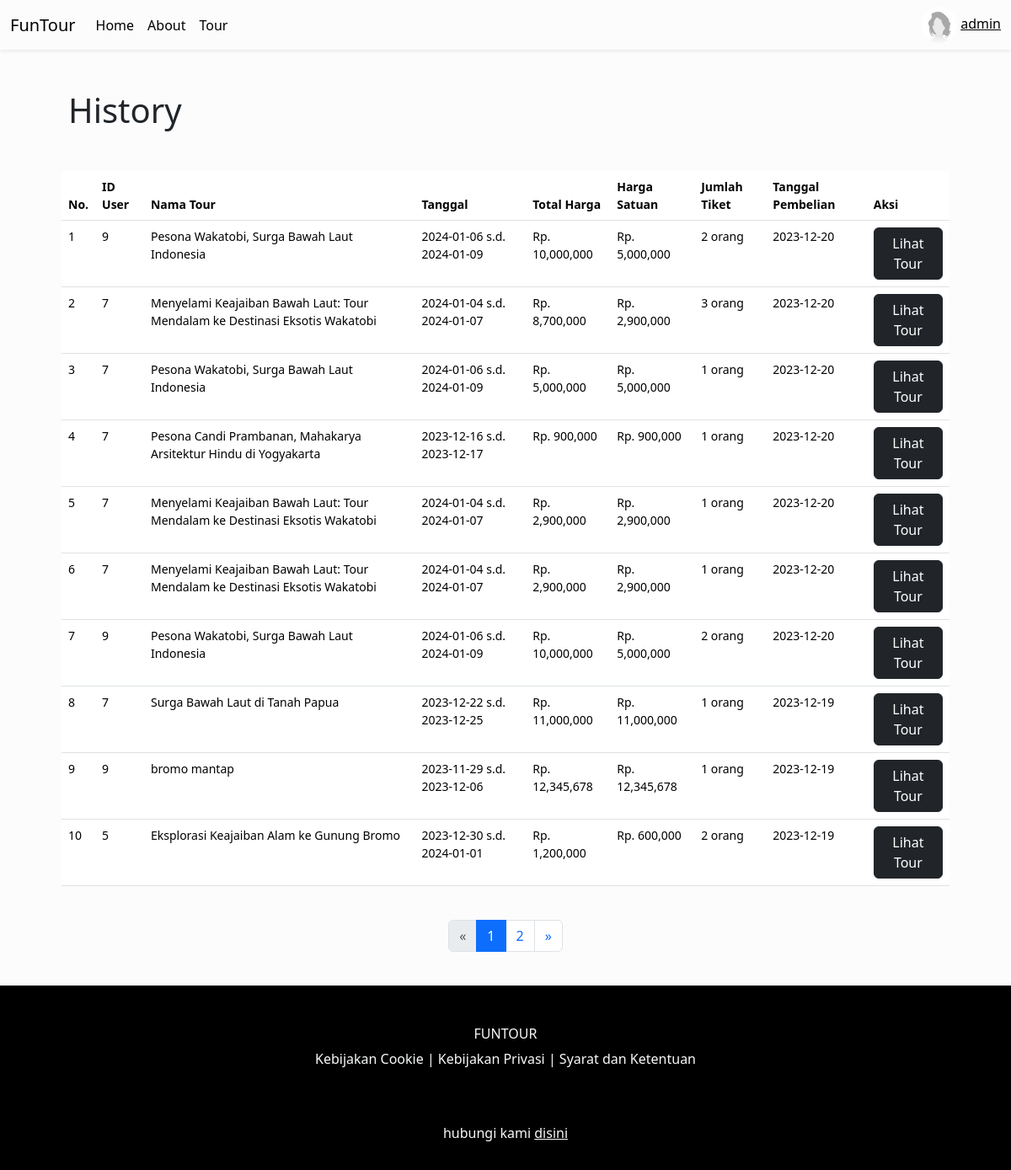
The app's page /profile/history.php (signed in) with its own data.
### tables this page shows
CREATE TABLE `tourists` (
  `tourist_id` int(11) NOT NULL,
  `user_id` int(11) DEFAULT NULL,
  `tour_id` int(11) DEFAULT NULL,
  `jumlah_beli` int(11) DEFAULT NULL,
  `total_harga` int(11) DEFAULT NULL,
  `tanggal_beli` date DEFAULT NULL
);

CREATE TABLE `tours` (
  `tour_id` int(11) NOT NULL,
  `destination_id` int(11) DEFAULT NULL,
  `tour_name` varchar(255) DEFAULT NULL,
  `start_date` date DEFAULT NULL,
  `end_date` date DEFAULT NULL,
  `max_capacity` int(11) DEFAULT NULL,
  `current_capacity` int(11) DEFAULT NULL,
  `price` decimal(10,2) DEFAULT NULL,
  `image_url` varchar(255) DEFAULT NULL,
  `description` longtext DEFAULT NULL,
  `author_id` int(11) DEFAULT NULL
);

### profile/history.php (the view, shortened to what this page needs)
<?php
require_once '../connect_db.php';
$items_per_page = 10;
$page = isset($_GET['page']) ? (int)$_GET['page'] : 1;
$start_from = ($page - 1) * $items_per_page;
$isLoggedIn = isset($_SESSION['user_id']);
$status_user = $_SESSION['user_type'];
?>
<!DOCTYPE html>
<html lang="en">
<head>
    <link href="https://cdn.jsdelivr.net/npm/bootstrap@5.3.2/dist/css/bootstrap.min.css" rel="stylesheet">
    <link rel="stylesheet" href="style-home.css">
</head>
<body class="bg-light-subtle">
    <nav class="navbar navbar-expand-lg bg-body-tertiary bg-light-subtle shadow-sm">
        <div class="container-fluid">
            <a class="navbar-brand" href="../">FunTour</a>
            <div class="collapse navbar-collapse" id="navbarSupportedContent">
                <ul class="navbar-nav  mb-4 mb-lg-0">
                    <li class="nav-item">
                        <a class="nav-link active" aria-current="page" href="../">Home</a>
                    </li>
                    <li class="nav-item">
                        <a class="nav-link active" href="../about/">About</a>
                    </li>
                    <li class="nav-item">
                        <a class="nav-link active" href="../tour/">Tour</a>
                    </li>
                </ul>
                <?php if ($isLoggedIn) :
                    $username = $_SESSION['username'];
                ?>
                    <div class="ms-auto">
                        <img src="../assets/profileplcholder.jpg" alt="" class="rounded-circle img-fluid" style="width: 43px;">
                        <a href="../profile/" class="text-black ms-auto navbar-text">
                            <?= $username ?>
                        </a>
                    </div>
                <?php endif; ?>
            </div>
        </div>
    </nav>
    <div class="container-fluid">
        <div class="container-fluid col-11 mt-5 justify-content-center mb-4">
            <div class="mb-5 ms-2">
                <h1>History </h1>
            </div>
            <div class="row row-cols-1 row-cols-lg-2 g-0 ">
                <table class="table" style="font-size: 14px;">
                    <thead>
                        <tr>
                            <th>No.</th>
                            <th>ID User</th>
                            <th>Nama Tour</th>
                            <th>Tanggal</th>
                            <th>Total Harga</th>
                            <th>Harga Satuan</th>
                            <th>Jumlah Tiket</th>
                            <th>Tanggal Pembelian</th>
                            <th>Aksi</th>
                        </tr>
                    </thead>
                    <tbody>
                        <?php
                        $total_query = mysqli_query($conn, "SELECT COUNT(*) as total FROM tourists");
                        $total_row = mysqli_fetch_assoc($total_query);
                        $total_pages = ceil($total_row['total'] / $items_per_page);
                        $query = '';
                        if ($status_user === 'admin') {
                            $query = "SELECT tourists.user_id, tours.tour_id, tourists.tourist_id, tourists.jumlah_beli, tourists.total_harga, tourists.tanggal_beli, tours.tour_name, tours.start_date, tours.end_date, tours.price
                            FROM tourists
                            INNER JOIN tours ON tourists.tour_id = tours.tour_id
                            ORDER BY tourists.tourist_id DESC LIMIT $start_from, $items_per_page";
                            $total_query = mysqli_query($conn, "SELECT COUNT(*) as total FROM tourists");
                            $total_row = mysqli_fetch_assoc($total_query);
                            $total_pages = ceil($total_row['total'] / $items_per_page);
                        }
                        $hasil_query = mysqli_query($conn, $query);
                        ?>
                        <?php
                        $no = $start_from + 1;
                        while ($row = mysqli_fetch_array($hasil_query)) :
                        ?>
                            <tr>
                                <td><?= $no ?></td>
                                <td><?=$row['user_id'] ?></td>
                                <td><?= $row['tour_name'] ?></td>
                                <td><?= $row['start_date'] ?> s.d. <?= $row['end_date'] ?></td>
                                <td>Rp. <?= number_format($row['total_harga'], 0, ',', ',') ?></td>
                                <td>Rp. <?= number_format($row['price'], 0, ',', ',') ?></td>
                                <td><?= $row['jumlah_beli'] ?> orang</td>
                                <td><?= $row['tanggal_beli'] ?></td>
                                <td>
                                    <a href="../tour/tour_details.php?id=<?= $row['tour_id'] ?>" class="btn btn-dark">Lihat Tour</a>
                                </td>
                            </tr>
                        <?php
                            $no++;
                        endwhile
                        ?>
                    </tbody>
                </table>
            </div>
            <div class="d-flex justify-content-center mt-4">
                <nav aria-label="Page navigation">
                    <ul class="pagination">
                        <li class="page-item <?= ($page <= 1) ? 'disabled' : '' ?>"">
              <a class=" page-link" href="?page=<?= ($page - 1) ?>" aria-label="Previous">
                            <span aria-hidden="true">&laquo;</span>
                            </a>
                        </li>
                        <?php for ($i = 1; $i <= $total_pages; $i++) : ?>
                            <li class="page-item <?= ($page == $i) ? 'active' : '' ?>">
                                <a class="page-link" href="?page=<?= $i ?>"><?= $i ?></a>
                            </li>
                        <?php endfor; ?>
                        <li class="page-item <?= ($page >= $total_pages) ? 'disabled' : '' ?>">
                            <a class="page-link" href="?page=<?= ($page + 1) ?>" aria-label="Next">
                                <span aria-hidden="true">&raquo;</span>
                            </a>
                        </li>
                    </ul>
                </nav>
            </div>
        </div>
    </div>
</body>
<footer>
    <div class="text-center bg-black text-light pt-5 pb-3">
        <div class="container-fluid">
            <div>
                <div class="col-lg-12">
                    <h6> FUNTOUR</h6>
                </div>
                <div class="col-lg-12">
                    <P>Kebijakan Cookie | Kebijakan Privasi | Syarat dan Ketentuan </P>
                </div>
            </div>
            <div class="col-lg-12 pt-5">
                <p>hubungi kami <a href="#" class="link-light">disini</a> </p>
            </div>
        </div>
    </div>
</footer>
</html>

### records on screen
tourists: user "9", tour.tour_name "Pesona Wakatobi, Surga Bawah Laut Indonesia", tour.start_date "2024-01-06", tour.end_date "2024-01-09", total_harga "10,000,000", tour.price "5,000,000", jumlah_beli "2", tanggal_beli "2023-12-20"
tourists: user "7", tour.tour_name "Menyelami Keajaiban Bawah Laut: Tour Mendalam ke Destinasi Eksotis Wakatobi", tour.start_date "2024-01-04", tour.end_date "2024-01-07", total_harga "8,700,000", tour.price "2,900,000", jumlah_beli "3", tanggal_beli "2023-12-20"
tourists: user "7", tour.tour_name "Pesona Wakatobi, Surga Bawah Laut Indonesia", tour.start_date "2024-01-06", tour.end_date "2024-01-09", total_harga "5,000,000", tour.price "5,000,000", jumlah_beli "1", tanggal_beli "2023-12-20"
tourists: user "7", tour.tour_name "Pesona Candi Prambanan, Mahakarya Arsitektur Hindu di Yogyakarta", tour.start_date "2023-12-16", tour.end_date "2023-12-17", total_harga "900,000", tour.price "900,000", jumlah_beli "1", tanggal_beli "2023-12-20"
tourists: user "7", tour.tour_name "Menyelami Keajaiban Bawah Laut: Tour Mendalam ke Destinasi Eksotis Wakatobi", tour.start_date "2024-01-04", tour.end_date "2024-01-07", total_harga "2,900,000", tour.price "2,900,000", jumlah_beli "1", tanggal_beli "2023-12-20"
tourists: user "7", tour.tour_name "Menyelami Keajaiban Bawah Laut: Tour Mendalam ke Destinasi Eksotis Wakatobi", tour.start_date "2024-01-04", tour.end_date "2024-01-07", total_harga "2,900,000", tour.price "2,900,000", jumlah_beli "1", tanggal_beli "2023-12-20"
tourists: user "9", tour.tour_name "Pesona Wakatobi, Surga Bawah Laut Indonesia", tour.start_date "2024-01-06", tour.end_date "2024-01-09", total_harga "10,000,000", tour.price "5,000,000", jumlah_beli "2", tanggal_beli "2023-12-20"
tourists: user "7", tour.tour_name "Surga Bawah Laut di Tanah Papua", tour.start_date "2023-12-22", tour.end_date "2023-12-25", total_harga "11,000,000", tour.price "11,000,000", jumlah_beli "1", tanggal_beli "2023-12-19"
tourists: user "9", tour.tour_name "bromo mantap", tour.start_date "2023-11-29", tour.end_date "2023-12-06", total_harga "12,345,678", tour.price "12,345,678", jumlah_beli "1", tanggal_beli "2023-12-19"
tourists: user "5", tour.tour_name "Eksplorasi Keajaiban Alam ke Gunung Bromo", tour.start_date "2023-12-30", tour.end_date "2024-01-01", total_harga "1,200,000", tour.price "600,000", jumlah_beli "2", tanggal_beli "2023-12-19"

### other values on screen
$username "admin"
